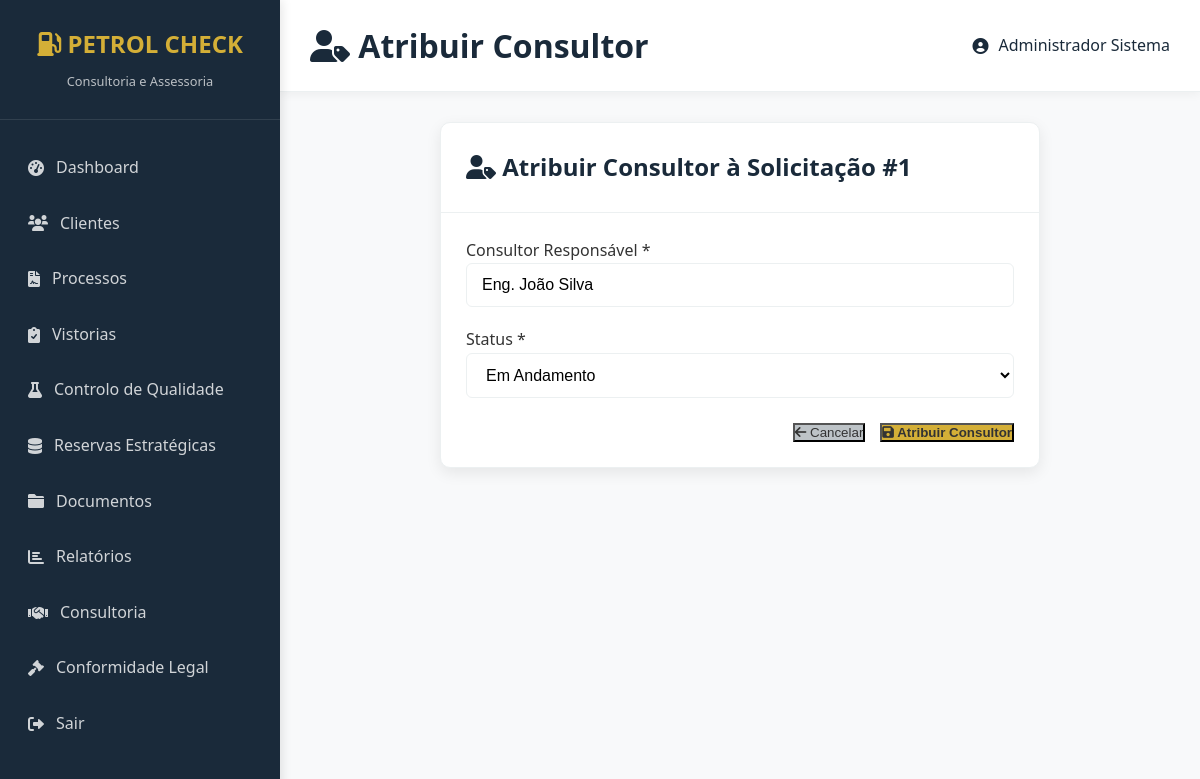
Screenshot of /atribuir.php?id=1 (signed in) with the database file from the repository.
### tables this page shows
CREATE TABLE consultorias (
    id INT PRIMARY KEY AUTO_INCREMENT,
    cliente_id INT NOT NULL,
    tipo_servico ENUM('legal', 'tecnica', 'qualidade', 'completa') NOT NULL,
    descricao TEXT,
    status ENUM('pendente', 'atribuida', 'em_andamento', 'concluida', 'cancelada') DEFAULT 'pendente',
    consultor_responsavel VARCHAR(100),
    data_solicitacao TIMESTAMP DEFAULT CURRENT_TIMESTAMP,
    data_conclusao TIMESTAMP NULL,
    created_at TIMESTAMP DEFAULT CURRENT_TIMESTAMP,
    FOREIGN KEY (cliente_id) REFERENCES clientes(id) ON DELETE CASCADE
);

### atribuir.php (the view, shortened to what this page needs)
<?php
include '../../includes/config.php';
$id = $_GET['id'] ?? null;
try {
    $stmt = $pdo->prepare("SELECT * FROM consultorias WHERE id = ?");
    $stmt->execute([$id]);
    $consultoria = $stmt->fetch();
} catch (PDOException $e) {
    die("Erro ao carregar consultoria: " . $e->getMessage());
}
function safe_html($value) {
    return $value !== null ? htmlspecialchars($value) : '';
}
?>
<!DOCTYPE html>
<html lang="pt">
<head>
    <link rel="stylesheet" href="../../css/style.css">
    <link href="https://cdnjs.cloudflare.com/ajax/libs/font-awesome/6.0.0/css/all.min.css" rel="stylesheet">
</head>
<body>
    <div class="dashboard">
        <?php include '../../includes/sidebar.php'; ?>
        <div class="main-content">
            <header class="header">
                <h1><i class="fas fa-user-tag"></i> Atribuir Consultor</h1>
                <div class="user-info">
                    <i class="fas fa-user-circle"></i> <?php echo $_SESSION['user_name']; ?>
                </div>
            </header>
            <div class="content-area">
                <div class="card" style="max-width: 600px; margin: 0 auto;">
                    <div style="padding: 25px; border-bottom: 1px solid var(--cinza-borda);">
                        <h2 style="color: var(--azul-petroleo);">
                            <i class="fas fa-user-tag"></i> Atribuir Consultor à Solicitação #<?php echo $consultoria['id']; ?>
                        </h2>
                    </div>
                    <form method="POST" style="padding: 25px;">
                        <div class="form-row">
                            <div class="form-group-full">
                                <label>Consultor Responsável *</label>
                                <input type="text" name="consultor_responsavel" class="form-control" required
                                       value="<?php echo safe_html($consultoria['consultor_responsavel']); ?>"
                                       placeholder="Nome do consultor responsável">
                            </div>
                        </div>
                        <div class="form-row">
                            <div class="form-group-full">
                                <label>Status *</label>
                                <select name="status" class="form-control" required>
                                    <option value="em_andamento" <?php echo $consultoria['status'] == 'em_andamento' ? 'selected' : ''; ?>>Em Andamento</option>
                                </select>
                            </div>
                        </div>
                        <div class="form-actions">
                            <button type="button" onclick="location.href='detalhes.php?id=<?php echo $consultoria['id']; ?>'" class="btn-secondary">
                                <i class="fas fa-arrow-left"></i> Cancelar
                            </button>
                            <button type="submit" class="btn-cta">
                                <i class="fas fa-save"></i> Atribuir Consultor
                            </button>
                        </div>
                    </form>
                </div>
            </div>
        </div>
    </div>
</body>
</html>

### style.css (style rules this page uses)
:root { --azul-petroleo: #1A2A3A; --azul-petroleo-escuro: #0F1A26; --azul-petroleo-hover: #2C3E50; --dourado: #D4AF37; --dourado-hover: #C19B2E; --branco: #FFFFFF; --verde: #27AE60; --vermelho: #E74C3C; --laranja: #F39C12; --azul-info: #3498DB; --cinza-escuro: #333333; --cinza-medio: #666666; --cinza-claro: #BDC3C7; --cinza-borda: #ECF0F1; --cinza-fundo: #f8f9fa; }
* { margin: 0; padding: 0; box-sizing: border-box; }
body { font-family: 'Segoe UI', Tahoma, Geneva, Verdana, sans-serif; background-color: var(--cinza-fundo); color: var(--cinza-escuro); line-height: 1.6; }
.dashboard { display: flex; min-height: 100vh; }
.main-content { flex: 1; margin-left: 280px; min-height: 100vh; display: flex; flex-direction: column; }
.card { background: var(--branco); border-radius: 10px; box-shadow: 0 5px 15px rgba(0,0,0,0.08); border: 1px solid var(--cinza-borda); transition: all 0.3s ease; }
.btn-cta { background: var(--dourado); color: var(--cinza-escuro); font-weight: 700; }
.btn-secondary { background: var(--cinza-claro); color: var(--cinza-escuro); }
.header { background: var(--branco); padding: 20px 30px; border-bottom: 1px solid var(--cinza-borda); box-shadow: 0 2px 10px rgba(0,0,0,0.05); display: flex; justify-content: space-between; align-items: center; }
.header h1 { color: var(--azul-petroleo); font-weight: 600; margin: 0; }
.content-area { padding: 30px; flex: 1; }
.form-control { width: 100%; padding: 12px 15px; border: 1px solid var(--cinza-borda); border-radius: 6px; font-size: 16px; transition: all 0.3s ease; background-color: var(--branco); }
.form-row { display: flex; gap: 15px; margin-bottom: 20px; }
.form-group-full { flex: 1; }
.form-actions { display: flex; gap: 15px; justify-content: flex-end; margin-top: 25px; }
.user-info { display: flex; align-items: center; gap: 10px; color: var(--azul-petroleo); font-weight: 500; }

### rows the page displays
consultorias: id "1", consultor_responsavel "Eng. João Silva", status "Em Andamento"

### other values shown
$_SESSION['user_name'] "Administrador Sistema"
